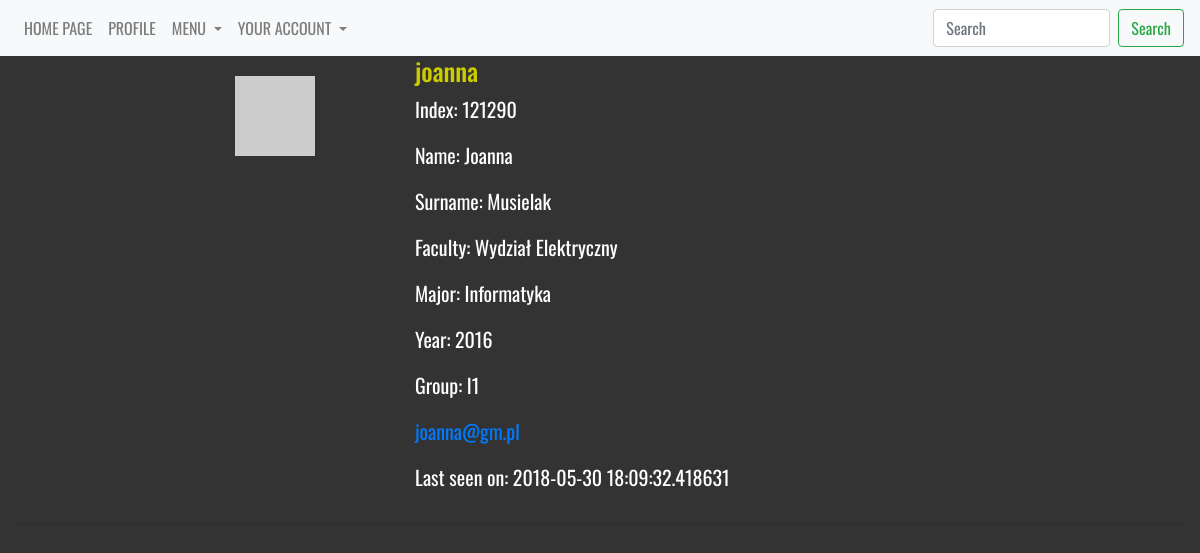
Page /students/4 (signed in) on the earlier database version.
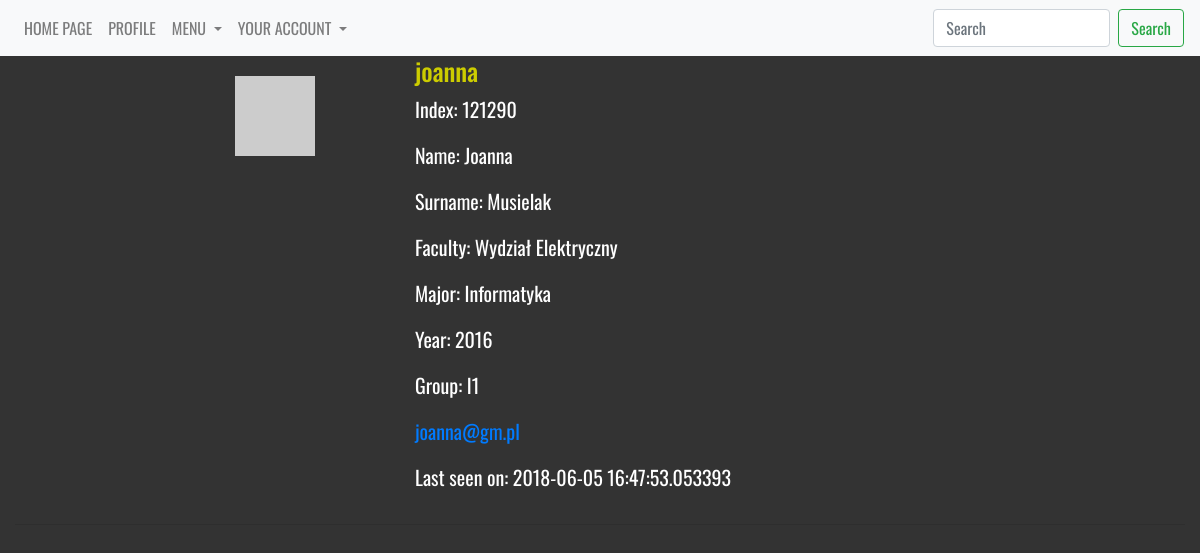
Same page on the later database version.
### models.py (models this page shows, shortened)
class User(db.Model, UserMixin):
    __tablename__ = 'user'
    __searchable__ = ['username']
    id = Column(Integer, autoincrement=True, primary_key=True)
    username = Column(String(25), default='', unique=True)
    active = Column(Boolean, default=True)
    email = Column(String(200), unique=True)
    password = Column(String(200), default='')
    admin = Column(Boolean, default=False)
    confirmed = Column(db.Boolean, nullable=False, default=False)
    confirmed_on = Column(db.DateTime, nullable=True)
    registered_on = Column(db.DateTime, nullable=False)
    about_me = Column(String(140))
    last_seen = Column(DateTime, default=datetime.utcnow)
    student_id = db.Column(db.Integer, db.ForeignKey('student.id'), unique=True)
    def get_id(self):
        return self.id
    def avatar(self, size):
        digest = md5(self.email.lower().encode('utf-8')).hexdigest()
        return 'https://www.gravatar.com/avatar/{}?d=identicon&s={}'.\
            format(digest, size)

class Student(db.Model):
    __tablename__ = 'student'
    __searchable__ = ['name', 'surname']
    id = Column(Integer, autoincrement=True, primary_key=True)
    index = Column(Integer, unique=True)
    name = Column(String(25), default='')
    surname = Column(String(25), default='')
    faculty_id = db.Column(db.Integer, db.ForeignKey('faculty.id'), nullable=False)
    major_id = db.Column(db.Integer, db.ForeignKey('major.id'), nullable=False)
    year_id = db.Column(db.Integer, db.ForeignKey('year.id'), nullable=False)
    group_id = db.Column(db.Integer, db.ForeignKey('group.id'), nullable=False)
    user = db.relationship('User', backref='student')

class Faculty(db.Model):
    __tablename__ = 'faculty'
    __searchable__ = ['name']
    id = Column(Integer, autoincrement=True, primary_key=True, )
    name = Column(String(100), default='')
    major = db.relationship('Major', backref='faculty')
    year = db.relationship('Year', backref='faculty')
    group = db.relationship('Group', backref='faculty')
    student = db.relationship('Student', backref='faculty')

class Major(db.Model):
    __tablename__ = 'major'
    __searchable__ = ['name']
    id = Column(Integer, autoincrement=True, primary_key=True)
    name = Column(String(50), default='')
    year = db.relationship('Year', backref='major')
    group = db.relationship('Group', backref='major')
    student = db.relationship('Student', backref='major')
    faculty_id = db.Column(db.Integer, db.ForeignKey('faculty.id'), nullable=False)

class Year(db.Model):
    __tablename__ = 'year'
    __searchable__ = ['nr']
    id = Column(Integer, autoincrement=True, primary_key=True)
    nr = Column(String(4), default='')
    group = db.relationship('Group', backref='year')
    student = db.relationship('Student', backref='year')
    faculty_id = db.Column(db.Integer, db.ForeignKey('faculty.id'), nullable=False)
    major_id = db.Column(db.Integer, db.ForeignKey('major.id'), nullable=False)
    secretary_id = db.Column(db.Integer, db.ForeignKey('secretary.id'), nullable=False)

class Group(db.Model):
    __tablename__ = 'group'
    __searchable__ = ['subject']
    id = Column(Integer, autoincrement=True, primary_key=True)
    name = Column(String(10), default='')
    student = db.relationship('Student', backref='group')
    faculty_id = db.Column(db.Integer, db.ForeignKey('faculty.id'), nullable=False)
    major_id = db.Column(db.Integer, db.ForeignKey('major.id'), nullable=False)
    year_id = db.Column(db.Integer, db.ForeignKey('year.id'), nullable=False)

### views/students.py (the view)
@app.route('/students/<int:id>', methods=['GET'])
@login_required
def student(id):
    student = Student.query.filter(Student.id == id).first()
    user = User.query.filter(User.id == student.id + 1).first()
    return render_template('faculty/students/profile.html', user=user, student=student, current_user=current_user)

### views/user.py (called while the page is built)
@lm.user_loader
def load_user(user_id):
    return User.query.filter(User.id == user_id).first()

@app.before_request
def before_request():
    if current_user.is_authenticated:
        current_user.last_seen = datetime.utcnow()
        db.session.commit()

### templates/faculty/students/profile.html (shortened to what this page needs)
{% extends "_base.html" %}
{% block content %}
    <div class="row">
        <div class="offset-md-2 col-md-2">
            <img class="avatar" src="{{ user.avatar(128) }}">
        </div>
        <div class="content col-md-4">
            <h5 style="color: #cccc00">{{ user.username }}</h5>
            <p> Index: {{ student.index }}</p>
            <p> Name: {{ student.name }}</p>
            <p> Surname: {{ student.surname }}</p>
            <p> Faculty: {{ student.faculty.name }}</p>
            <p> Major: {{ student.major.name }}</p>
            <p> Year: {{ student.year.nr }}</p>
            <p> Group: {{ student.group.name }}</p>
            <p><a class="u-email" href="mailto:{{ user.email }}">{{user.email }}</a></p>
                {% if user.last_seen %}<p>Last seen on: {{ user.last_seen}}</p>{% endif %}
        </div>
        <div class="content col-md-2">
        </div>
    </div>
    <hr>
{% endblock %}

### templates/_base.html (shortened to what this page needs)
<!doctype html>
<html lang=en>
<head>
  <link rel="stylesheet" href="https://maxcdn.bootstrapcdn.com/bootstrap/4.0.0/css/bootstrap.min.css"
>
  <link rel="stylesheet" href="https://cdnjs.cloudflare.com/ajax/libs/font-awesome/4.7.0/css/font-awesome.min.css">
  <link rel="stylesheet" href="{{ url_for('static', filename='css/base.css') }}">
  <link rel="stylesheet" href="{{ url_for('static', filename='css/profile.css') }}">
  <link rel="stylesheet" href="{{ url_for('static', filename='css/students.css') }}">
  <link rel="stylesheet" href="{{ url_for('static', filename='css/faculties.css') }}">
</head>
<body>
<div class="container-fluid">
<nav class="navbar navbar-expand-lg navbar-light bg-light fixed-top">
  <div class="collapse navbar-collapse" id="navbarSupportedContent">
    <ul class="navbar-nav mr-auto">
      <li class="nav-item">
        <a class="nav-link" href="{{ url_for('home_page') }}"><p class="menu">HOME PAGE</p></a>
      </li>
      {% if current_user.is_authenticated and current_user.admin == False %}
      {% set id = current_user.id - 1 %}
      <li class="nav-item">
        <a class="nav-link" href="/students/{{id}}"><p class="menu">PROFILE</p></a>
      </li>
      {% endif %}
        {% if current_user.is_authenticated %}
            <li class="nav-item dropdown">
        <a class="nav-link dropdown-toggle" href="#" id="navbarDropdownMenu" role="button" data-toggle="dropdown" aria-haspopup="true" aria-expanded="false">
          MENU
        </a>
      </li>
      {% endif %}
    <li class="nav-item dropdown">
        <a class="nav-link dropdown-toggle" href="#" id="navbarDropdownYourAccount" role="button" data-toggle="dropdown" aria-haspopup="true" aria-expanded="false">
          YOUR ACCOUNT
        </a>
    </ul>
  <div class="search">
    <form class="form-inline my-2 my-lg-0">
      <input class="form-control mr-sm-2" type="search" placeholder="Search" aria-label="Search">
      <button class="btn btn-outline-success my-2 my-sm-0" type="submit">Search</button>
    </form>
      </div>
  </div>
</nav>
    <div class="row">
      <div class="col-12">
      </div>
    </div>
    {% block content %}{% endblock %}
</div>
</body>
</html>

### static/css/base.css (style rules this page uses)
body { background-color: #333333; padding-top: 55px; }
h5 { color: #333333; font-family: 'Oswald', sans-serif; font-size: 25px; }
hr { color: #cccc00; }
.navbar { display: inline-block; float: none; vertical-align: top; text-align: center; }
.nav-item { font-family: 'Oswald', sans-serif; color: #ffffff; }
.search { font-family: 'Oswald', sans-serif; }
.menu { margin: 0px; }
.content { color: white; font-family: 'Oswald', sans-serif; font-size: 20px; }

### static/css/profile.css (style rules this page uses)
.avatar { padding: 20px; }

Differences in the rows shown:
changed User "joanna": last_seen "2018-05-30 18:09:32.418631" → "2018-06-05 16:47:53.053393"
